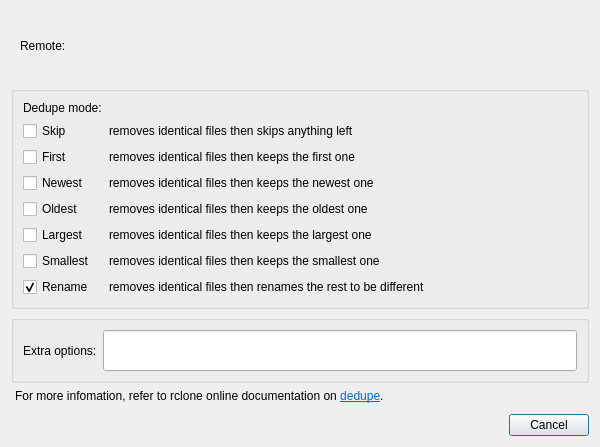
<?xml version="1.0" encoding="UTF-8"?>
<ui version="4.0">
 <class>DedupeDialog</class>
 <widget class="QDialog" name="DedupeDialog">
  <property name="geometry">
   <rect>
    <x>0</x>
    <y>0</y>
    <width>600</width>
    <height>447</height>
   </rect>
  </property>
  <property name="sizePolicy">
   <sizepolicy hsizetype="MinimumExpanding" vsizetype="Fixed">
    <horstretch>0</horstretch>
    <verstretch>0</verstretch>
   </sizepolicy>
  </property>
  <property name="minimumSize">
   <size>
    <width>600</width>
    <height>0</height>
   </size>
  </property>
  <layout class="QVBoxLayout" name="verticalLayout">
   <item>
    <widget class="QWidget" name="pathGroup" native="true">
     <layout class="QGridLayout" name="gridLayout_2">
      <item row="1" column="1">
       <widget class="QLineEdit" name="remoteToCheck">
        <property name="sizePolicy">
         <sizepolicy hsizetype="Expanding" vsizetype="MinimumExpanding">
          <horstretch>0</horstretch>
          <verstretch>0</verstretch>
         </sizepolicy>
        </property>
        <property name="contextMenuPolicy">
         <enum>Qt::NoContextMenu</enum>
        </property>
        <property name="styleSheet">
         <string notr="true">* { background-color: rgba(0, 0, 0, 0); }</string>
        </property>
        <property name="frame">
         <bool>false</bool>
        </property>
        <property name="readOnly">
         <bool>true</bool>
        </property>
       </widget>
      </item>
      <item row="1" column="0">
       <widget class="QLabel" name="label_remote">
        <property name="text">
         <string>Remote:</string>
        </property>
       </widget>
      </item>
     </layout>
    </widget>
   </item>
   <item>
    <widget class="QGroupBox" name="groupBox">
     <property name="sizePolicy">
      <sizepolicy hsizetype="Expanding" vsizetype="Preferred">
       <horstretch>0</horstretch>
       <verstretch>0</verstretch>
      </sizepolicy>
     </property>
     <property name="title">
      <string/>
     </property>
     <layout class="QGridLayout" name="gridLayout">
      <item row="3" column="1">
       <widget class="QLabel" name="label_4">
        <property name="text">
         <string>removes identical files then keeps the first one</string>
        </property>
       </widget>
      </item>
      <item row="5" column="0">
       <widget class="QCheckBox" name="cb_oldest">
        <property name="maximumSize">
         <size>
          <width>80</width>
          <height>16777215</height>
         </size>
        </property>
        <property name="toolTip">
         <string>&lt;html&gt;&lt;head/&gt;&lt;body&gt;&lt;p&gt;--dedupe-mode oldest&lt;/p&gt;&lt;/body&gt;&lt;/html&gt;</string>
        </property>
        <property name="text">
         <string>Oldest</string>
        </property>
        <property name="autoExclusive">
         <bool>true</bool>
        </property>
       </widget>
      </item>
      <item row="5" column="1">
       <widget class="QLabel" name="label_7">
        <property name="text">
         <string>removes identical files then keeps the oldest one</string>
        </property>
       </widget>
      </item>
      <item row="3" column="0">
       <widget class="QCheckBox" name="cb_first">
        <property name="maximumSize">
         <size>
          <width>80</width>
          <height>16777215</height>
         </size>
        </property>
        <property name="toolTip">
         <string>&lt;html&gt;&lt;head/&gt;&lt;body&gt;&lt;p&gt;--dedupe-mode first&lt;/p&gt;&lt;/body&gt;&lt;/html&gt;</string>
        </property>
        <property name="text">
         <string>First</string>
        </property>
        <property name="autoExclusive">
         <bool>true</bool>
        </property>
       </widget>
      </item>
      <item row="6" column="0">
       <widget class="QCheckBox" name="cb_largest">
        <property name="maximumSize">
         <size>
          <width>80</width>
          <height>16777215</height>
         </size>
        </property>
        <property name="toolTip">
         <string>&lt;html&gt;&lt;head/&gt;&lt;body&gt;&lt;p&gt;--dedupe-mode largest&lt;/p&gt;&lt;/body&gt;&lt;/html&gt;</string>
        </property>
        <property name="text">
         <string>Largest</string>
        </property>
        <property name="autoExclusive">
         <bool>true</bool>
        </property>
       </widget>
      </item>
      <item row="6" column="1">
       <widget class="QLabel" name="label_9">
        <property name="text">
         <string>removes identical files then keeps the largest one</string>
        </property>
       </widget>
      </item>
      <item row="1" column="0">
       <widget class="QCheckBox" name="cb_skip">
        <property name="maximumSize">
         <size>
          <width>80</width>
          <height>16777215</height>
         </size>
        </property>
        <property name="toolTip">
         <string>&lt;html&gt;&lt;head/&gt;&lt;body&gt;&lt;p&gt;--dedupe-mode skip&lt;/p&gt;&lt;/body&gt;&lt;/html&gt;</string>
        </property>
        <property name="text">
         <string>Skip</string>
        </property>
        <property name="autoExclusive">
         <bool>true</bool>
        </property>
       </widget>
      </item>
      <item row="4" column="0">
       <widget class="QCheckBox" name="cb_newest">
        <property name="maximumSize">
         <size>
          <width>80</width>
          <height>16777215</height>
         </size>
        </property>
        <property name="toolTip">
         <string>&lt;html&gt;&lt;head/&gt;&lt;body&gt;&lt;p&gt;--dedupe-mode newest&lt;/p&gt;&lt;/body&gt;&lt;/html&gt;</string>
        </property>
        <property name="text">
         <string>Newest</string>
        </property>
        <property name="autoExclusive">
         <bool>true</bool>
        </property>
       </widget>
      </item>
      <item row="8" column="1">
       <widget class="QLabel" name="label_10">
        <property name="text">
         <string>removes identical files then renames the rest to be different</string>
        </property>
       </widget>
      </item>
      <item row="0" column="0">
       <widget class="QLabel" name="label_3">
        <property name="text">
         <string>Dedupe mode:</string>
        </property>
       </widget>
      </item>
      <item row="7" column="1">
       <widget class="QLabel" name="label_8">
        <property name="text">
         <string>removes identical files then keeps the smallest one</string>
        </property>
       </widget>
      </item>
      <item row="4" column="1">
       <widget class="QLabel" name="label_6">
        <property name="text">
         <string>removes identical files then keeps the newest one</string>
        </property>
       </widget>
      </item>
      <item row="7" column="0">
       <widget class="QCheckBox" name="cb_smallest">
        <property name="maximumSize">
         <size>
          <width>80</width>
          <height>16777215</height>
         </size>
        </property>
        <property name="toolTip">
         <string>&lt;html&gt;&lt;head/&gt;&lt;body&gt;&lt;p&gt;--dedupe-mode smallest&lt;/p&gt;&lt;/body&gt;&lt;/html&gt;</string>
        </property>
        <property name="text">
         <string>Smallest</string>
        </property>
        <property name="autoExclusive">
         <bool>true</bool>
        </property>
       </widget>
      </item>
      <item row="8" column="0">
       <widget class="QCheckBox" name="cb_rename">
        <property name="maximumSize">
         <size>
          <width>80</width>
          <height>16777215</height>
         </size>
        </property>
        <property name="toolTip">
         <string>&lt;html&gt;&lt;head/&gt;&lt;body&gt;&lt;p&gt;--dedupe-mode rename&lt;/p&gt;&lt;/body&gt;&lt;/html&gt;</string>
        </property>
        <property name="text">
         <string>Rename</string>
        </property>
        <property name="checked">
         <bool>true</bool>
        </property>
        <property name="autoExclusive">
         <bool>true</bool>
        </property>
       </widget>
      </item>
      <item row="1" column="1">
       <widget class="QLabel" name="label_5">
        <property name="text">
         <string>removes identical files then skips anything left</string>
        </property>
       </widget>
      </item>
     </layout>
    </widget>
   </item>
   <item>
    <widget class="QGroupBox" name="groupBox_2">
     <property name="title">
      <string/>
     </property>
     <layout class="QHBoxLayout" name="horizontalLayout_2">
      <item>
       <widget class="QLabel" name="label">
        <property name="text">
         <string>Extra options:</string>
        </property>
       </widget>
      </item>
      <item>
       <widget class="QLineEdit" name="textExtra">
        <property name="sizePolicy">
         <sizepolicy hsizetype="Expanding" vsizetype="MinimumExpanding">
          <horstretch>0</horstretch>
          <verstretch>0</verstretch>
         </sizepolicy>
        </property>
        <property name="minimumSize">
         <size>
          <width>0</width>
          <height>24</height>
         </size>
        </property>
        <property name="toolTip">
         <string>&lt;html&gt;&lt;head/&gt;&lt;body&gt;&lt;p&gt;extra options applied to rclone during transfer&lt;/p&gt;&lt;p&gt;e.g. --filter &amp;quot;- *.bak&amp;quot;&lt;/p&gt;&lt;/body&gt;&lt;/html&gt;</string>
        </property>
       </widget>
      </item>
     </layout>
    </widget>
   </item>
   <item>
    <widget class="QLabel" name="label_2">
     <property name="text">
      <string>&lt;html&gt;&lt;head/&gt;&lt;body&gt;&lt;p&gt;For more infomation, refer to rclone online documentation on &lt;a href=&quot;https://rclone.org/commands/rclone_dedupe/&quot;&gt;&lt;span style=&quot; text-decoration: underline; color:#0068da;&quot;&gt;dedupe&lt;/span&gt;&lt;/a&gt;.&lt;/p&gt;&lt;/body&gt;&lt;/html&gt;</string>
     </property>
     <property name="indent">
      <number>4</number>
     </property>
     <property name="openExternalLinks">
      <bool>false</bool>
     </property>
    </widget>
   </item>
   <item>
    <spacer name="verticalSpacer">
     <property name="orientation">
      <enum>Qt::Vertical</enum>
     </property>
     <property name="sizeType">
      <enum>QSizePolicy::Fixed</enum>
     </property>
     <property name="sizeHint" stdset="0">
      <size>
       <width>20</width>
       <height>5</height>
      </size>
     </property>
    </spacer>
   </item>
   <item>
    <widget class="QDialogButtonBox" name="buttonBox">
     <property name="standardButtons">
      <set>QDialogButtonBox::Cancel</set>
     </property>
    </widget>
   </item>
  </layout>
 </widget>
 <resources/>
 <connections/>
</ui>
